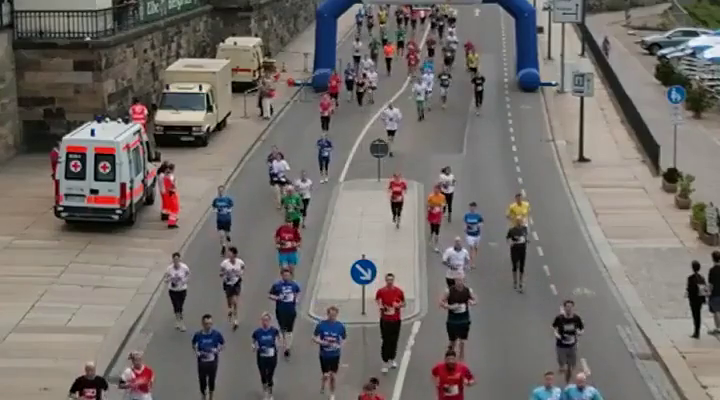
#> input picture frame 15 of run.mp4, 720 x 400 px, given in place of chaplin.mp4, which was not available
$ jupyter execute 'dense optical flow.ipynb'
#> lines starting #> are read from the running program, lines starting #| are printed output that depends on the picture; pictures that were not available may be replaced by others from this repository, and a replacement may not be noted
[cell 1]
# part 1
# import libraries
import cv2
import numpy as np

# Video Capture
cap = cv2.VideoCapture("chaplin.mp4") #chaplin #run
# read the capture and get the first frame
_,first_frame = cap.read()
#> first_frame is the input picture: shape (400, 720, 3); mean B, G, R 106.7, 110.3, 115.7
# convert to grayscale
prev_gray=cv2.cvtColor(np.float32(first_frame),cv2.COLOR_BGR2GRAY)
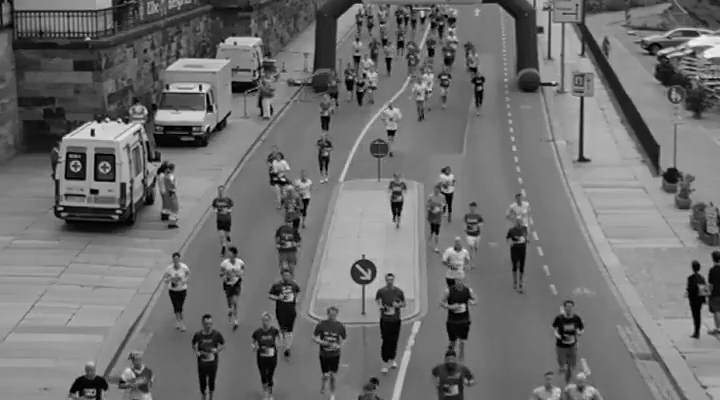
#> prev_gray: shape (400, 720) float32; min 0, max 243.7, mean 111.5
# create an image with same dim as the frame for later image
mask = np.zeros_like(first_frame,np.uint32)
# saturation to max
mask[...,1] = 255

# while loop
while (cap.isOpened()):
#     read and capture the first frame
    _,frame=cap.read()
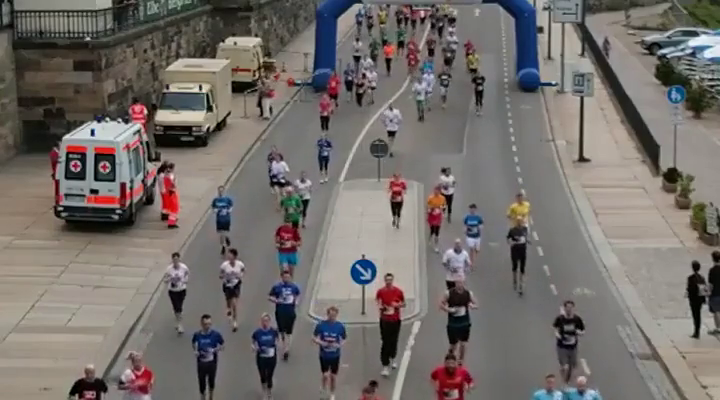
#> input picture frame 16 of run.mp4, 720 x 400 px, given in place of chaplin.mp4, which was not available
#> frame is the input picture: shape (400, 720, 3); mean B, G, R 106.7, 110.4, 115.8
    frame = cv2.flip(frame,1)
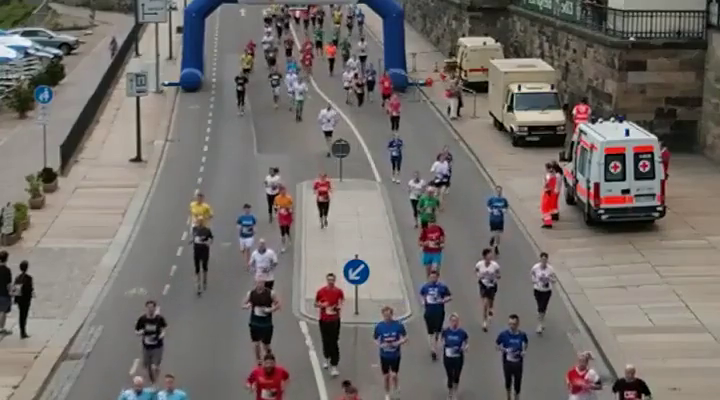
#> frame: shape (400, 720, 3); mean B, G, R 106.7, 110.4, 115.8
#     diplay input frame
    cv2.imshow("input",frame)
#     frame to gray
    gray=cv2.cvtColor(np.float32(frame),cv2.COLOR_BGR2GRAY)
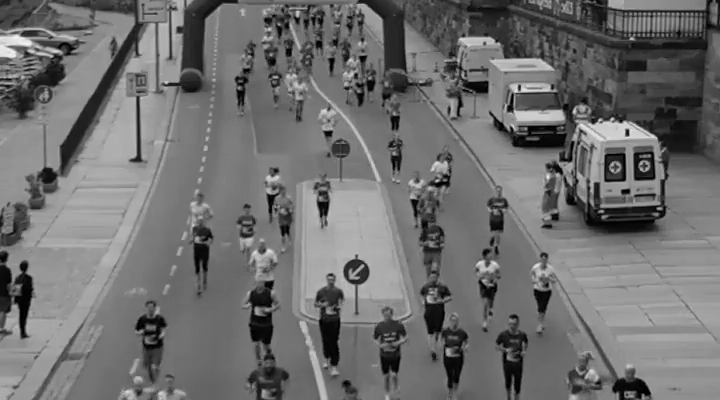
#> gray: shape (400, 720) float32; min 0, max 242.3, mean 111.6
#     callulate optical flow by Farenback
    flow = cv2.calcOpticalFlowFarneback(prev_gray,gray,None,0.5,3,15,3,5,1.2,0)
#     compute magnitude and angle
    magn,angle = cv2.cartToPolar(flow[...,0],flow[...,1])
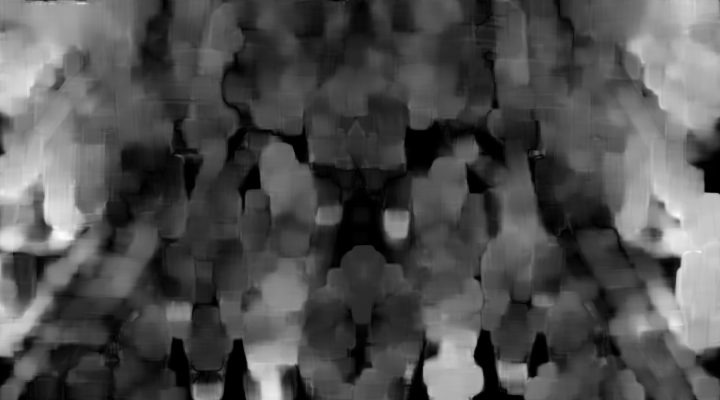
#> magn: shape (400, 720) float32; min 2.65e-05, max 39.97, mean 12.4; drawn with min black and max white
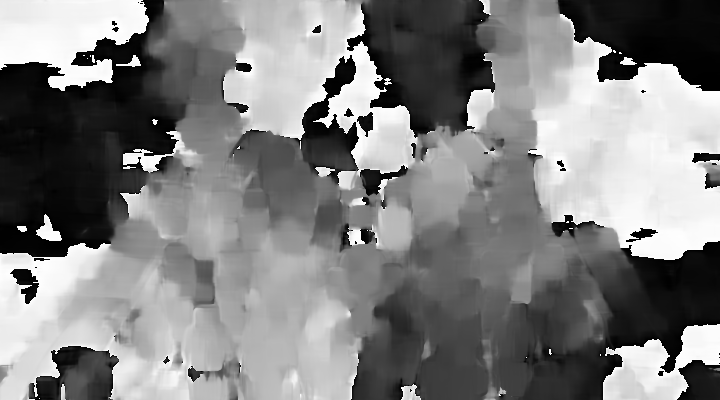
#> angle: shape (400, 720) float32; min 1.14e-05, max 6.28, mean 3.17; drawn with min black and max white
#     set image HUE depending on optical flow direction
    mask[...,0]= angle*180/np.pi/2
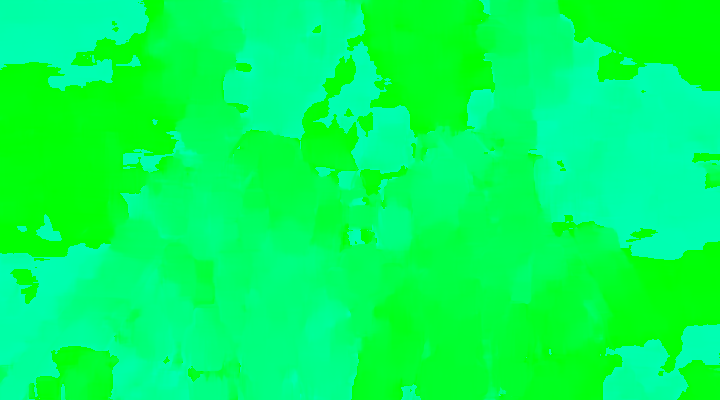
#> mask: shape (400, 720, 3) uint32; mean of channels 0, 1, 2 90.4, 255, 0; drawn as B, G, R
#     normalize the magnitude
    mask[...,2] = cv2.normalize(magn,None,0,255,cv2.NORM_MINMAX)
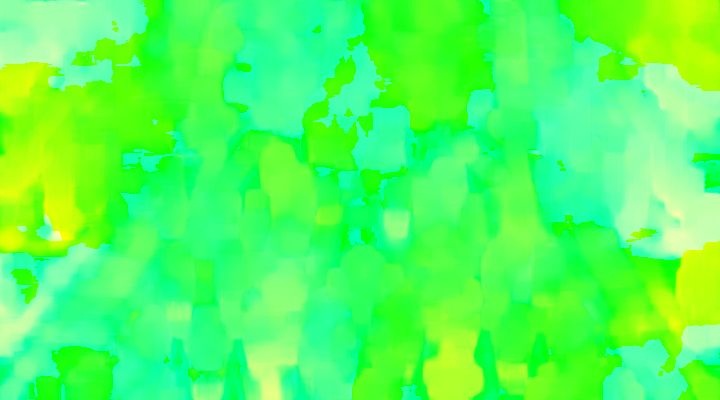
#> mask: shape (400, 720, 3) uint32; mean of channels 0, 1, 2 90.4, 255, 78.9; drawn as B, G, R
#     hsv to rgb mask
    rgb= cv2.cvtColor(np.float32(mask),cv2.COLOR_HSV2RGB)
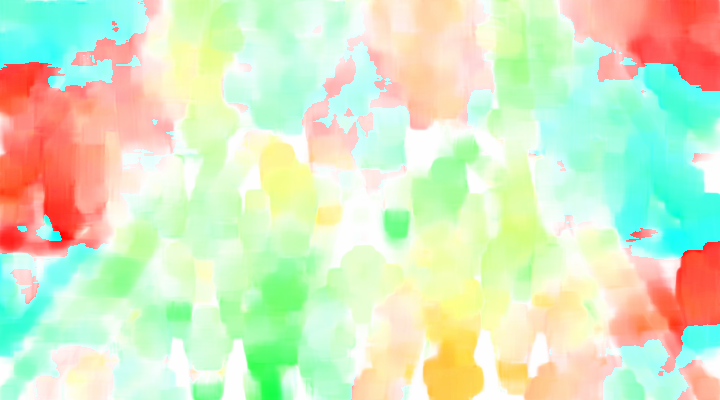
#> rgb: shape (400, 720, 3) float32; mean R, G, B -9961.4, -5719.1, -14785.6; drawn with min black and max white
#     open a new window n show
    cv2.imshow("Dense Optical Flow",rgb)
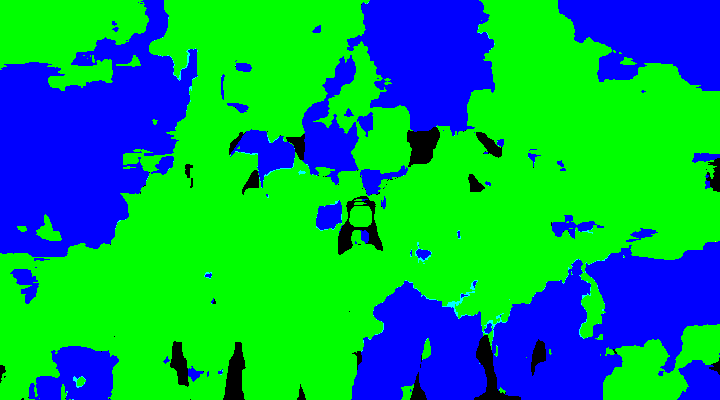
#> window 'Dense Optical Flow': shape (400, 720, 3); mean B, G, R 89.9, 160.3, 0
#     update previous frame
    prev_gray = gray.copy()
#     close frame
    if cv2.waitKey(300) & 0xFF == ord("q"):
#> (key q is pressed here)
        break
# release and destroy
cap.release()
cv2.destroyAllWindows()

$ run again, starting later in the video
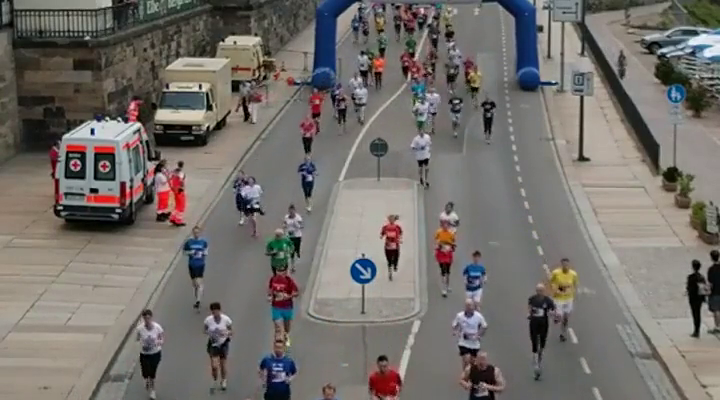
#> input picture frame 67 of run.mp4, 720 x 400 px, given in place of chaplin.mp4, which was not available
#> first_frame is the input picture: shape (400, 720, 3); mean B, G, R 107.4, 111.9, 116.3
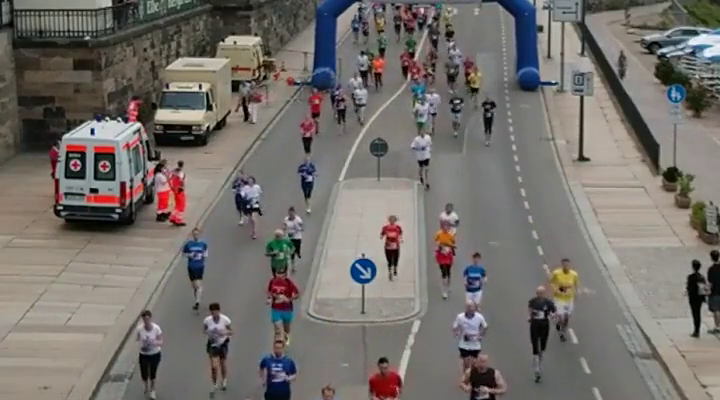
#> input picture frame 68 of run.mp4, 720 x 400 px, given in place of chaplin.mp4, which was not available
#> frame is the input picture: shape (400, 720, 3); mean B, G, R 107.7, 111.9, 116.5
#> `cv2.imshow("Dense Optical Flow",rgb)`:
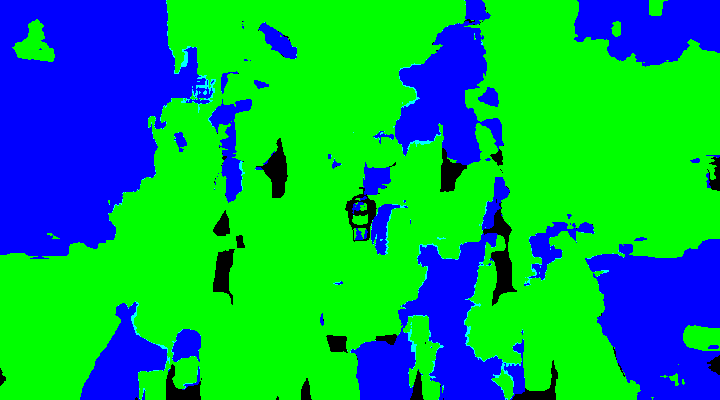
#> window 'Dense Optical Flow': shape (400, 720, 3); mean B, G, R 84.4, 166.3, 0

$ run again, starting later in the video
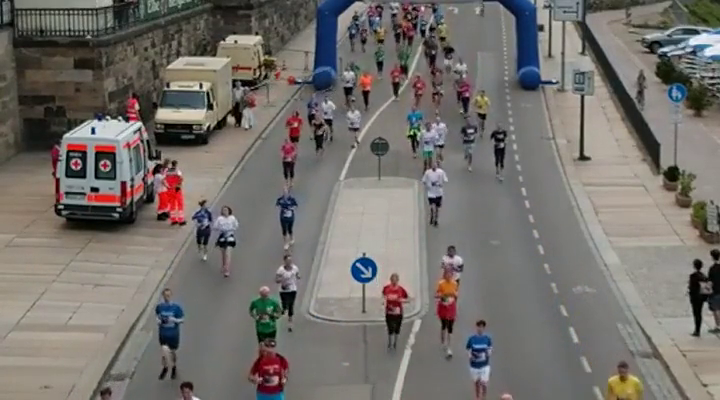
#> input picture frame 120 of run.mp4, 720 x 400 px, given in place of chaplin.mp4, which was not available
#> first_frame is the input picture: shape (400, 720, 3); mean B, G, R 108.1, 112.6, 116.6
#> `cv2.imshow("Dense Optical Flow",rgb)`:
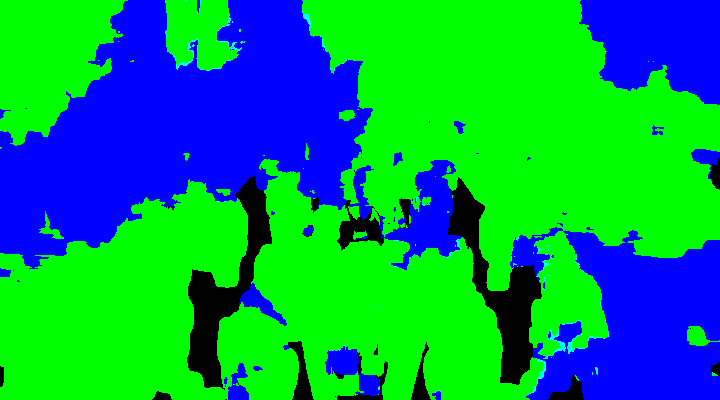
#> window 'Dense Optical Flow': shape (400, 720, 3); mean B, G, R 87.5, 154.8, 0
